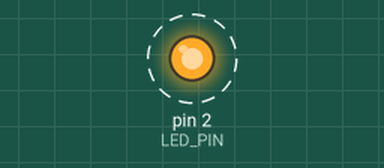
Simulated run of this sketch. Board: Arduino Uno, built with avr-gcc and run on an emulated ATmega328P. Parts: output pins drawn as LEDs (lit = HIGH). Dashed ring = blinking. What the sketch prints to the serial monitor is not drawn.

Above: at 0.5 s.
Timing chart, 0 to 4.6 s (numbered marks = the images above):
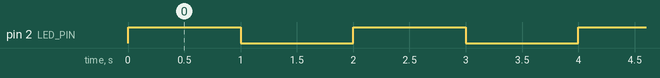

Measured:
- by itself, pin 2 (LED_PIN): alternates HIGH for 1.0 s and LOW for 1.0 s

The sketch:

LAB01_CE232.ino
```cpp
#define LED_PIN 2
void setup() {
  Serial.begin(115200);
  pinMode(LED_PIN, OUTPUT);
}

void loop() {
  digitalWrite(LED_PIN, HIGH);
  Serial.println("LED is ON");
  delay(1000); //
  digitalWrite(LED_PIN, LOW);
  Serial.println("LED is OFF");
  delay(1000);
}
```
